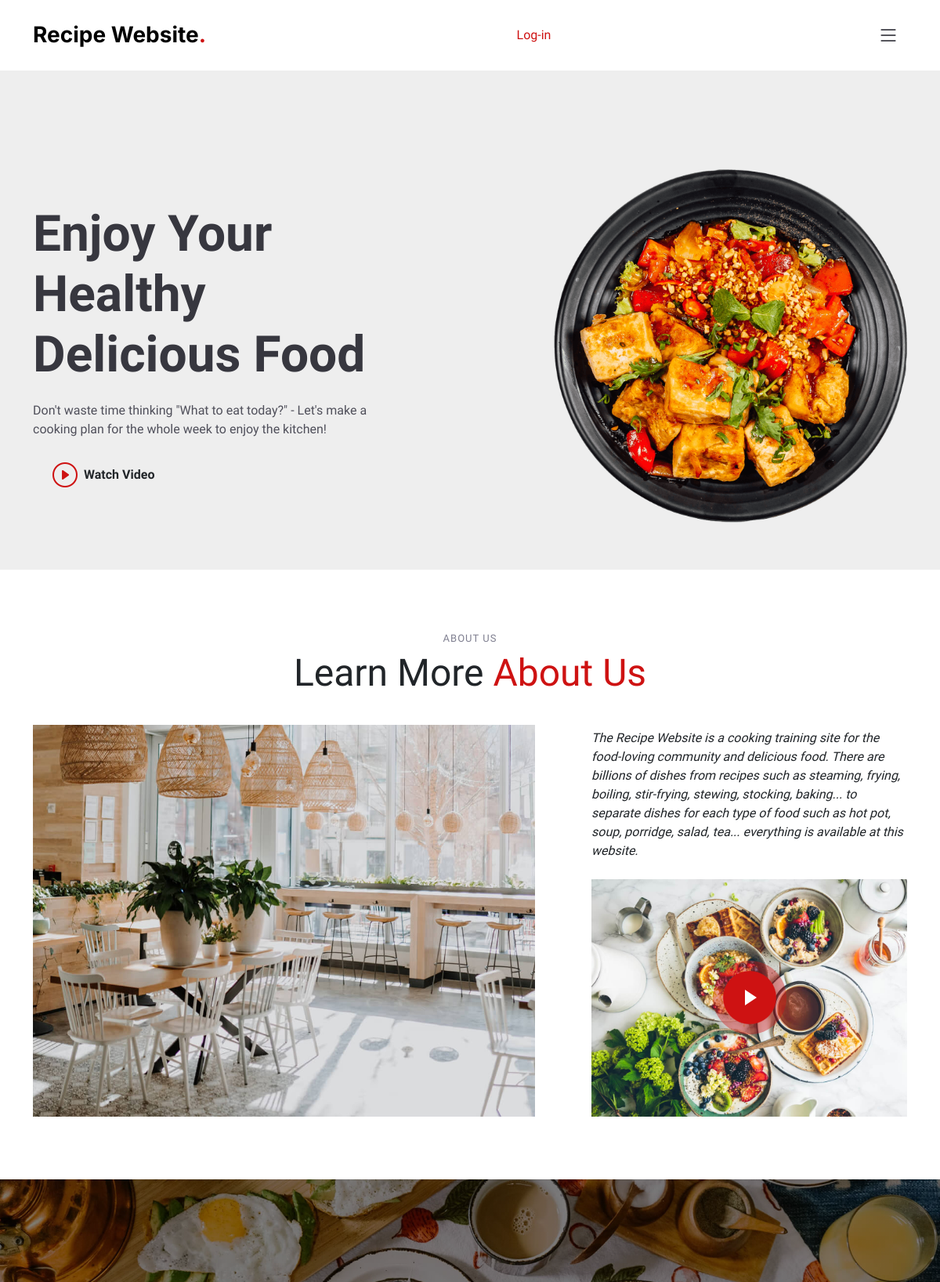
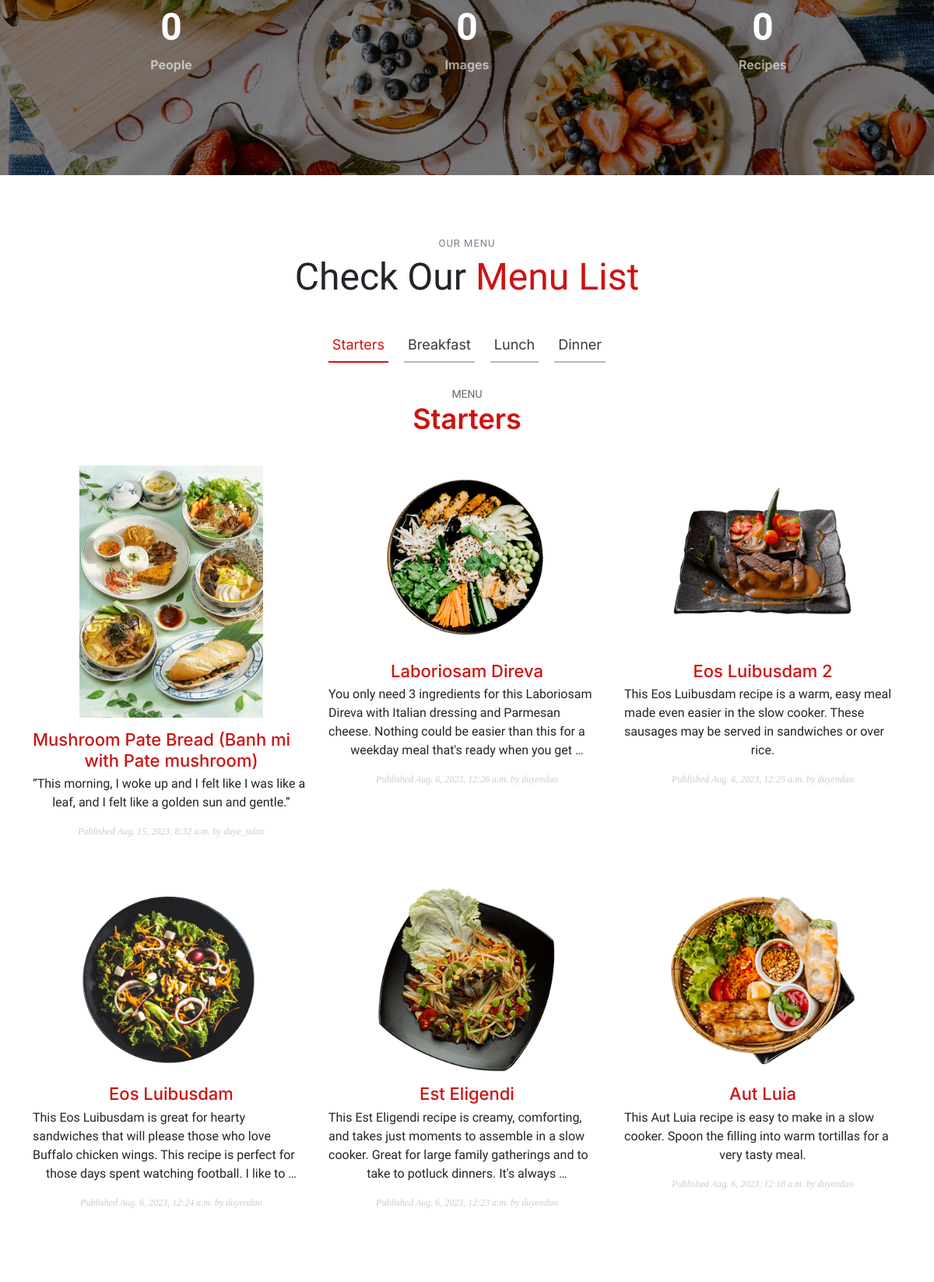
Screenshot of /recipe/ (upper part) with the database file from the repository (2 pictures, top to bottom).
### recipe/models.py (models this page shows, shortened)
class Post(models.Model):
    STATUS_CHOICES = ( ('draft', 'Draft'), ('published', 'Published'), )
    title = models.CharField(max_length=250)
    slug = models.SlugField(max_length=250, unique=True)
    author = models.ForeignKey(User, on_delete=models.CASCADE, related_name='recipe_posts')
    body = models.TextField(blank=True)
    image = models.ImageField(upload_to='posts/image/%Y/%m/%d/', blank=True)
    video = models.FileField(upload_to='posts/video/%Y/%m/%d/', blank=True)
    url = models.URLField()
    publish = models.DateTimeField(default=timezone.now)
    created = models.DateTimeField(auto_now_add=True)
    updated = models.DateTimeField(auto_now=True)
    status = models.CharField(max_length=10, choices=STATUS_CHOICES, default='draft')
    objects = models.Manager() # The default manager.
    published = PublishedManager() # Our custom manager.
    score = models.IntegerField(default=0,
        validators=[
            MaxValueValidator(5),
            MinValueValidator(0),
        ]
    )
    servings = models.IntegerField(default=0)
    ingredients = models.TextField(blank=True)
    direction_step = models.TextField(blank=True)
    nutrition_calories = models.IntegerField(default=0)
    nutrition_carbs = models.IntegerField(default=0)
    nutrition_protein = models.IntegerField(default=0)
    nutrition_fat = models.IntegerField(default=0)
    class Meta:
        ordering = ('-publish',)
    def get_absolute_url_home(self):
        return reverse('recipe:post_detail_home', args=[ self.slug, self.publish.year, self.publish.month, self.publish.day])

### account/views.py (the view)
# urls.py: path('', views.home, name='home'),
def home(request):
    object_list = Post.published.all()
    images = Image.objects.all()
    paginator = Paginator(object_list, 6)
    page = request.GET.get('page')
    try:
        posts = paginator.page(page)
    except PageNotAnInteger:
        posts = paginator.page(1)
    except EmptyPage:
        posts = paginator.page(paginator.num_pages)
    return render(request, 'account/home.html', {'section': 'home',
                                                 'posts': posts,
                                                 'images': images})

### recipe/models.py (called while the page is built)
    def get_queryset(self):
        return super(PublishedManager, self).get_queryset().filter(status='published')

### account/templates/account/home.html (shortened to what this page needs)
{% extends "base.html" %}
{% load thumbnail %}
{% block content %}
    <h1>Home</h1>
    <section id="hero" class="hero d-flex align-items-center section-bg">
        <div class="container">
        <div class="row justify-content-between gy-5">
            <div class="col-lg-5 order-2 order-lg-1 d-flex flex-column justify-content-center align-items-center align-items-lg-start text-center text-lg-start">
            <h2 data-aos="fade-up">Enjoy Your Healthy<br>Delicious Food</h2>
            <p data-aos="fade-up" data-aos-delay="100">Don't waste time thinking "What to eat today?" - Let's make a cooking plan for the whole week to enjoy the kitchen!</p>
            <div class="d-flex" data-aos="fade-up" data-aos-delay="200">
                <a href="https://www.youtube.com/watch?v=LXb3EKWsInQ" class="glightbox btn-watch-video d-flex align-items-center"><i class="bi bi-play-circle"></i><span>Watch Video</span></a>
            </div>
            </div>
            <div class="col-lg-5 order-1 order-lg-2 text-center text-lg-start">
            <img src="http://127.0.0.1:8000/media/images/2023/08/06/hero-img.png" class="img-fluid" alt="" data-aos="zoom-out" data-aos-delay="300">
            </div>
        </div>
        </div>
    </section>
    <main id="main">
        <section id="about" class="about">
            <div class="container" data-aos="fade-up">
                <div class="section-header">
                    <h2>About Us</h2>
                    <p>Learn More <span>About Us</span></p>
                </div>
                <div class="row gy-4">
                    <img class="col-lg-7 position-relative about-img" src="http://127.0.0.1:8000/media/images/2023/08/06/about.jpg" data-aos="fade-up" data-aos-delay="150" alt="">
                    <div class="col-lg-5 d-flex align-items-end" data-aos="fade-up" data-aos-delay="300">
                        <div class="content ps-0 ps-lg-5">
                            <p class="fst-italic">
                                The Recipe Website is a cooking training site for the food-loving community and delicious food.
                                There are billions of dishes from recipes such as steaming, frying, boiling, stir-frying, stewing, stocking, baking...
                                to separate dishes for each type of food such as hot pot, soup, porridge, salad, tea... everything is available at this website.
                            </p>
                            <div class="position-relative mt-4">
                                <img src="http://127.0.0.1:8000/media/images/2023/08/06/about-2.jpg" class="img-fluid" alt="">
                                <a href="https://www.youtube.com/watch?v=LXb3EKWsInQ" class="glightbox play-btn"></a>
                            </div>
                        </div>
                    </div>
                </div>
            </div>
        </section>
        <section id="stats-counter" class="stats-counter">
            <div class="container" data-aos="zoom-out">
                <div class="row gy-3">
                    <div class="col-lg-4 col-md-6">
                        <div class="stats-item text-center w-100 h-100">
                            <span data-purecounter-start="0" data-purecounter-end="232" data-purecounter-duration="1" class="purecounter"></span>
                            <p>People</p>
                        </div>
                    </div>
                    <div class="col-lg-4 col-md-6">
                        <div class="stats-item text-center w-100 h-100">
                            <span data-purecounter-start="0" data-purecounter-end="521" data-purecounter-duration="1" class="purecounter"></span>
                            <p>Images</p>
                        </div>
                    </div>
                    <div class="col-lg-4 col-md-6">
                        <div class="stats-item text-center w-100 h-100">
                            <span data-purecounter-start="0" data-purecounter-end="1453" data-purecounter-duration="1" class="purecounter"></span>
                            <p>Recipes</p>
                        </div>
                    </div>
                </div>
            </div>
        </section>
        <section id="menu" class="menu">
            <div class="container" data-aos="fade-up">
                <div class="section-header">
                    <h2>Our Menu</h2>
                    <p>Check Our <span> Menu List</span></p>
                </div>
                <ul class="nav nav-tabs d-flex justify-content-center" data-aos="fade-up" data-aos-delay="200">
                    <li class="nav-item">
                        <a class="nav-link active show" data-bs-toggle="tab" data-bs-target="#menu-starters">
                            <h4>Starters</h4>
                        </a>
                    </li>
                    <li class="nav-item">
                        <a class="nav-link" data-bs-toggle="tab" data-bs-target="#menu-breakfast">
                            <h4>Breakfast</h4>
                        </a>
                    </li>
                    <li class="nav-item">
                        <a class="nav-link" data-bs-toggle="tab" data-bs-target="#menu-lunch">
                            <h4>Lunch</h4>
                        </a>
                    </li>
                    <li class="nav-item">
                        <a class="nav-link" data-bs-toggle="tab" data-bs-target="#menu-dinner">
                            <h4>Dinner</h4>
                        </a>
                    </li>
                </ul>
                <div class="tab-content" data-aos="fade-up" data-aos-delay="300">
                    <div class="tab-pane fade active show" id="menu-starters">
                        <div class="tab-header text-center">
                            <p>Menu</p>
                            <h3>Starters</h3>
                        </div>
                        <div class="row gy-5">
                            {% for post in posts %}
                                <div class="col-lg-4 menu-item">
                                {% if post.image %}
                                    {% if request.user.is_authenticated %}
                                        {% thumbnail post.image 296x296 crop="smart" as im %}
                                        <a href="{{ post.get_absolute_url }}"><img src="{{ im.url }}" class="menu-img img-fluid" alt=""></a>
                                        <h4><a href="{{ post.get_absolute_url }}"> {{ post.title }} </a></h4>
                                    {% else %}
                                        {% thumbnail post.image 296x296 crop="smart" as im %}
                                        <a href="{{ post.get_absolute_url_home }}"><img src="{{ im.url }}" class="menu-img img-fluid" alt=""></a>
                                        <h4><a href="{{ post.get_absolute_url_home }}"> {{ post.title }} </a></h4>
                                    {% endif %}
                                {% endif %}
                                    <p class="ingredients">
                                        {{ post.body|truncatewords:30|linebreaks }}
                                    </p>
                                    <p class="date"> Published {{ post.publish }} by {{ post.author }} </p>
                                </div>
                            {% endfor %}
                        </div>
                    </div>
                </div>
            </div>
        </section>
    </main>
{% endblock %}

### account/static/assets/css/main.css (style rules this page uses)
:root { --font-default: "Open Sans", system-ui, -apple-system, "Segoe UI", Roboto, "Helvetica Neue", Arial, "Noto Sans", "Liberation Sans", sans-serif, "Apple Color Emoji", "Segoe UI Emoji", "Segoe UI Symbol", "Noto Color Emoji"; --font-primary: "Amatic SC", sans-serif; --font-secondary: "Inter", sans-serif; }
:root { --color-default: #212529; --color-primary: #ce1212; --color-secondary: #37373f; }
:root { scroll-behavior: smooth; }
body { font-family: var(--font-default); color: var(--color-default); }
a { color: var(--color-primary); text-decoration: none; }
h1, h2, h3, h4, h5, h6 { font-family: var(--font-secondary); }
section { overflow: hidden; padding: 80px 0; }
.section-bg { background-color: #eee; }
.section-header { text-align: center; padding-bottom: 30px; }
.section-header h2 { font-size: 13px; letter-spacing: 1px; font-weight: 400; margin: 0; padding: 0; color: #7f7f90; text-transform: uppercase; font-family: var(--font-default); }
.section-header p { margin: 0; font-size: 48px; font-weight: 400; font-family: var(--font-primary); }
.section-header p span { color: var(--color-primary); }
section { scroll-margin-top: 90px; }
.about .about-img { min-height: 500px; }
.about .play-btn { width: 94px; height: 94px; background: radial-gradient(var(--color-primary) 50%, rgba(206, 18, 18, 0.4) 52%); border-radius: 50%; display: block; position: absolute; left: calc(50% - 47px); top: calc(50% - 47px); overflow: hidden; }
.about .play-btn:before { content: ""; position: absolute; width: 120px; height: 120px; animation-delay: 0s; animation: pulsate-btn 2s; animation-direction: forwards; animation-iteration-count: infinite; animation-timing-function: steps; opacity: 1; border-radius: 50%; border: 5px solid rgba(206, 18, 18, 0.7); top: -15%; left: -15%; background: rgba(198, 16, 0, 0); }
.about .play-btn:after { content: ""; position: absolute; left: 50%; top: 50%; transform: translateX(-40%) translateY(-50%); width: 0; height: 0; border-top: 10px solid transparent; border-bottom: 10px solid transparent; border-left: 15px solid #fff; z-index: 100; transition: all 400ms cubic-bezier(0.55, 0.055, 0.675, 0.19); }
.stats-counter { background: linear-gradient(rgba(0, 0, 0, 0.5), rgba(0, 0, 0, 0.5)), url("../img/stats-bg.jpg") center center; background-size: cover; padding: 100px 0; }
.stats-counter .stats-item { padding: 30px; width: 100%; }
.stats-counter .stats-item span { font-size: 48px; display: block; color: #fff; font-weight: 700; }
.stats-counter .stats-item p { padding: 0; margin: 0; font-family: var(--font-secondary); font-size: 16px; font-weight: 700; color: rgba(255, 255, 255, 0.6); }
.menu .nav-tabs { border: 0; }
.menu .nav-link { margin: 0 10px; padding: 10px 5px; transition: 0.3s; color: var(--color-secondary); border-radius: 0; cursor: pointer; height: 100%; border: 0; border-bottom: 2px solid #b6b6bf; }
.menu .nav-link h4 { font-size: 18px; font-weight: 400; margin: 0; font-family: var(--font-secondary); }
.menu .nav-link.active { color: var(--color-primary); border-color: var(--color-primary); }
.menu .tab-content .tab-header { padding: 30px 0; }
.menu .tab-content .tab-header p { font-size: 14px; text-transform: uppercase; color: #676775; margin-bottom: 0; }
.menu .tab-content .tab-header h3 { font-size: 36px; font-weight: 600; color: var(--color-primary); }
.menu .tab-content .menu-item { -moz-text-align-last: center; text-align-last: center; }
.menu .tab-content .menu-item .menu-img { padding: 0 60px; margin-bottom: 15px; }
.menu .tab-content .menu-item h4 { font-size: 22px; font-weight: 500; color: var(--color-secondary); font-family: var(--font-secondary); font-weight: 30px; margin-bottom: 5px; }
.menu .tab-content .menu-item .ingredients { font-family: var(--font-secondary); color: #8d8d9b; margin-bottom: 5px; }
.hero { width: 100%; background-size: cover; position: relative; min-height: 60vh; padding: 160px 0 60px 0; }
.hero h2 { font-size: 64px; font-weight: 700; margin-bottom: 20px; color: var(--color-secondary); font-family: var(--font-primary); }
.hero p { color: #4f4f5a; font-weight: 400; margin-bottom: 30px; }
.hero .btn-watch-video { font-size: 16px; transition: 0.5s; margin-left: 25px; color: var(--font-secondary); font-weight: 600; }
.hero .btn-watch-video i { color: var(--color-primary); font-size: 32px; transition: 0.3s; line-height: 0; margin-right: 8px; }

### account/static/assets/css/recipe.css (style rules this page uses)
p.date { color:#ccc; font-family: georgia, serif; font-size: 12px; font-style: italic; }

### rows the page displays
Post: shows a picture, title "Mushroom Pate Bread (Banh mi with Pate mushroom)", body "“This morning, I woke up and I felt like I was like a leaf, and I felt like a golden sun and gentle.”", publish "Aug. 15, 2023, 8:32 a.m.", author "duye_ndao"
Post: shows a picture, title "Laboriosam Direva", body "You only need 3 ingredients for this Laboriosam Direva with Italian dressing and Parmesan cheese. Nothing could be easier than this for a weekday meal that's ready when you get …", publish "Aug. 6, 2023, 12:26 a.m.", author "duyendao"
Post: shows a picture, title "Eos Luibusdam 2", body "This Eos Luibusdam recipe is a warm, easy meal made even easier in the slow cooker. These sausages may be served in sandwiches or over rice.", publish "Aug. 6, 2023, 12:25 a.m.", author "duyendao"
Post: shows a picture, title "Eos Luibusdam", body "This Eos Luibusdam is great for hearty sandwiches that will please those who love Buffalo chicken wings. This recipe is perfect for those days spent watching football. I like to …", publish "Aug. 6, 2023, 12:24 a.m.", author "duyendao"
Post: shows a picture, title "Est Eligendi", body "This Est Eligendi recipe is creamy, comforting, and takes just moments to assemble in a slow cooker. Great for large family gatherings and to take to potluck dinners. It's always …", publish "Aug. 6, 2023, 12:23 a.m.", author "duyendao"
Post: shows a picture, title "Aut Luia", body "This Aut Luia recipe is easy to make in a slow cooker. Spoon the filling into warm tortillas for a very tasty meal.", publish "Aug. 6, 2023, 12:18 a.m.", author "duyendao"
